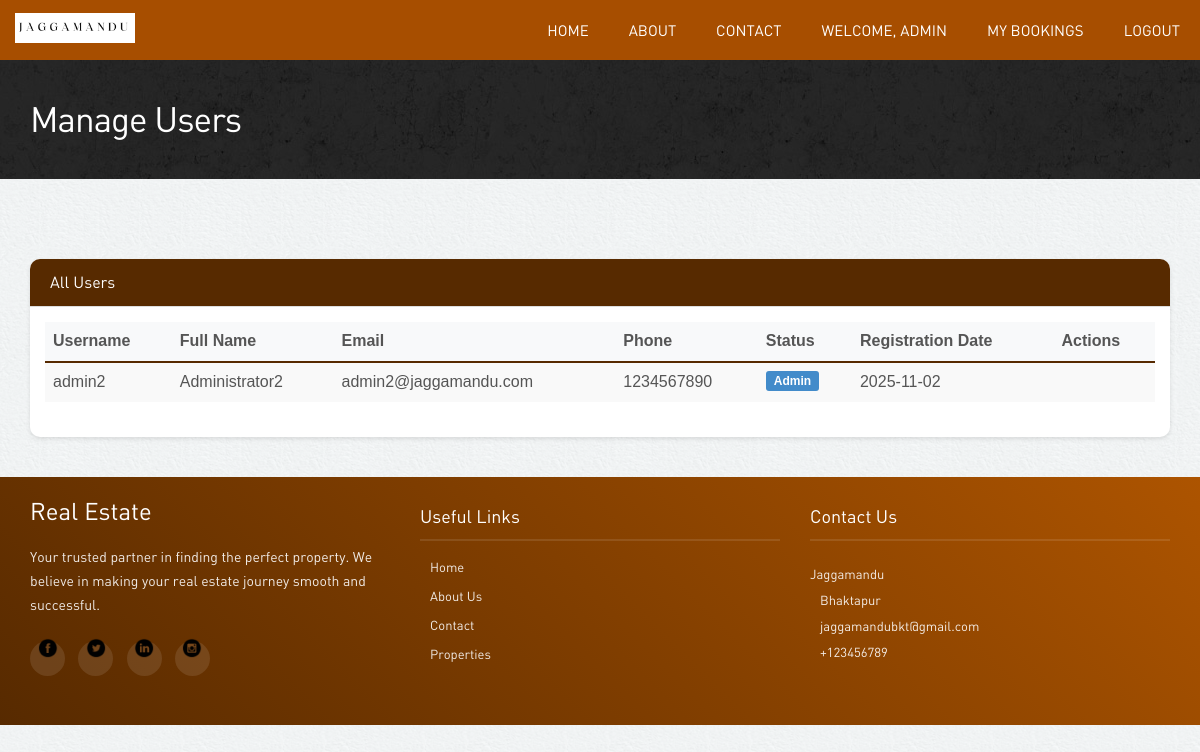
The page /admin/manage-users.php (signed in) on the database its author committed.
### tables this page shows
CREATE TABLE `users` (
  `user_id` int(10) NOT NULL AUTO_INCREMENT,
  `username` varchar(50) NOT NULL,
  `email` varchar(100) NOT NULL,
  `password` varchar(255) NOT NULL,
  `full_name` varchar(100) NOT NULL,
  `phone` varchar(20) NOT NULL,
  `created_at` timestamp NOT NULL DEFAULT CURRENT_TIMESTAMP,
  `is_admin` tinyint(1) NOT NULL DEFAULT 0,
  PRIMARY KEY (`user_id`),
  UNIQUE KEY `username` (`username`),
  UNIQUE KEY `email` (`email`)
);

### admin/manage-users.php (the view, shortened to what this page needs)
<?php
include_once "../includes/connection.php";
$query = "SELECT * FROM users WHERE user_id != '" . $_SESSION['user_id'] . "' ORDER BY created_at DESC";
$result = mysqli_query($con, $query);
$users = array();
if ($result) {
    while ($row = mysqli_fetch_assoc($result)) {
        $users[] = $row;
    }
}
include '../includes/nav.php';
?>
<!DOCTYPE html>
<html lang="en">
<head>
</head>
<body>
<div class="inside-banner">
    <div class="container">
        <h2>Manage Users</h2>
    </div>
</div>
<div class="container">
    <div class="properties-listing spacer">
        <div class="panel panel-default">
            <div class="panel-heading">
                <h3 class="panel-title">All Users</h3>
            </div>
            <div class="panel-body">
                <div class="table-responsive">
                    <table class="table table-striped">
                        <thead>
                            <tr>
                                <th>Username</th>
                                <th>Full Name</th>
                                <th>Email</th>
                                <th>Phone</th>
                                <th>Status</th>
                                <th>Registration Date</th>
                                <th>Actions</th>
                            </tr>
                        </thead>
                        <tbody>
                            <?php foreach ($users as $user): ?>
                                <tr>
                                    <td><?php echo htmlspecialchars($user['username']); ?></td>
                                    <td><?php echo htmlspecialchars($user['full_name']); ?></td>
                                    <td><?php echo htmlspecialchars($user['email']); ?></td>
                                    <td><?php echo htmlspecialchars($user['phone']); ?></td>
                                    <td>
                                        <?php if (!$user['is_admin']): ?>
                                            <form action="" method="POST" style="display: inline-block;">
                                                <input type="hidden" name="user_id" value="<?php echo $user['user_id']; ?>">
                                                <input type="hidden" name="new_status" value="<?php echo isset($user['status']) && $user['status'] == '1' ? '0' : '1'; ?>">
                                                <button type="submit" name="toggle_status" class="btn btn-xs <?php echo isset($user['status']) && $user['status'] == '1' ? 'btn-success' : 'btn-warning'; ?>">
                                                    <?php echo isset($user['status']) && $user['status'] == '1' ? 'Active' : 'Inactive'; ?>
                                                </button>
                                            </form>
                                        <?php else: ?>
                                            <span class="label label-primary">Admin</span>
                                        <?php endif; ?>
                                    </td>
                                    <td><?php echo date('Y-m-d', strtotime($user['created_at'])); ?></td>
                                    <td>
                                    </td>
                                </tr>
                            <?php endforeach; ?>
                        </tbody>
                    </table>
                </div>
            </div>
        </div>
    </div>
</div>
<?php include '../includes/footer.php';   ?>
</body>
</html>

### assets/style.css (style rules this page uses)
body { color:#555; font:normal 13px/22px Arial; background:url(../images/bgmain.png) #eee; }
h1,h2,h3,h4,h5 { font-weight:normal; font-family: din;margin: 0;padding: 0;color: #000 }
h2 { font-size: 35px; letter-spacing: -1px;margin-bottom: 20px; }
h3 { margin: 0 0 15px 0; font-size: 25px; }
.spacer { margin-top: 40px;margin-bottom:40px; }
table { background-color: #fff; }
.inside-banner { background:url(../images/bginside.jpg) #222;color: #fff; padding: 30px 0; }
.inside-banner h2 { margin: 0; color: #fff; }

### admin/manage-users.php (style rules this page uses)
:root { --primary-color: #572a00; --hover-color: #562700; --white: #ffffff; --light-bg: #f8f9fa; --shadow: 0 2px 4px rgba(0,0,0,0.1); }
.inside-banner { background-color: var(--primary-color); color: var(--white); padding: 40px 0; margin-bottom: 40px; }
.inside-banner h2 { margin: 0; color: white; }
.panel { border-radius: 10px; box-shadow: var(--shadow); border: none; margin-bottom: 30px; }
.panel-heading { background-color: var(--primary-color) !important; color: var(--white) !important; border-radius: 10px 10px 0 0; padding: 15px 20px; }
.table > thead > tr > th { background-color: var(--light-bg); border-bottom: 2px solid var(--primary-color); }
.label { display: inline-block; padding: 4px 8px; font-size: 12px; border-radius: 3px; }

### rows shown on the page
users: username "admin2", full_name "Administrator2", email "admin2@jaggamandu.com", phone "1234567890", is_admin "Admin", created_at "2025-11-02"

### other values the page prints
$_SESSION['username'] "ADMIN"
